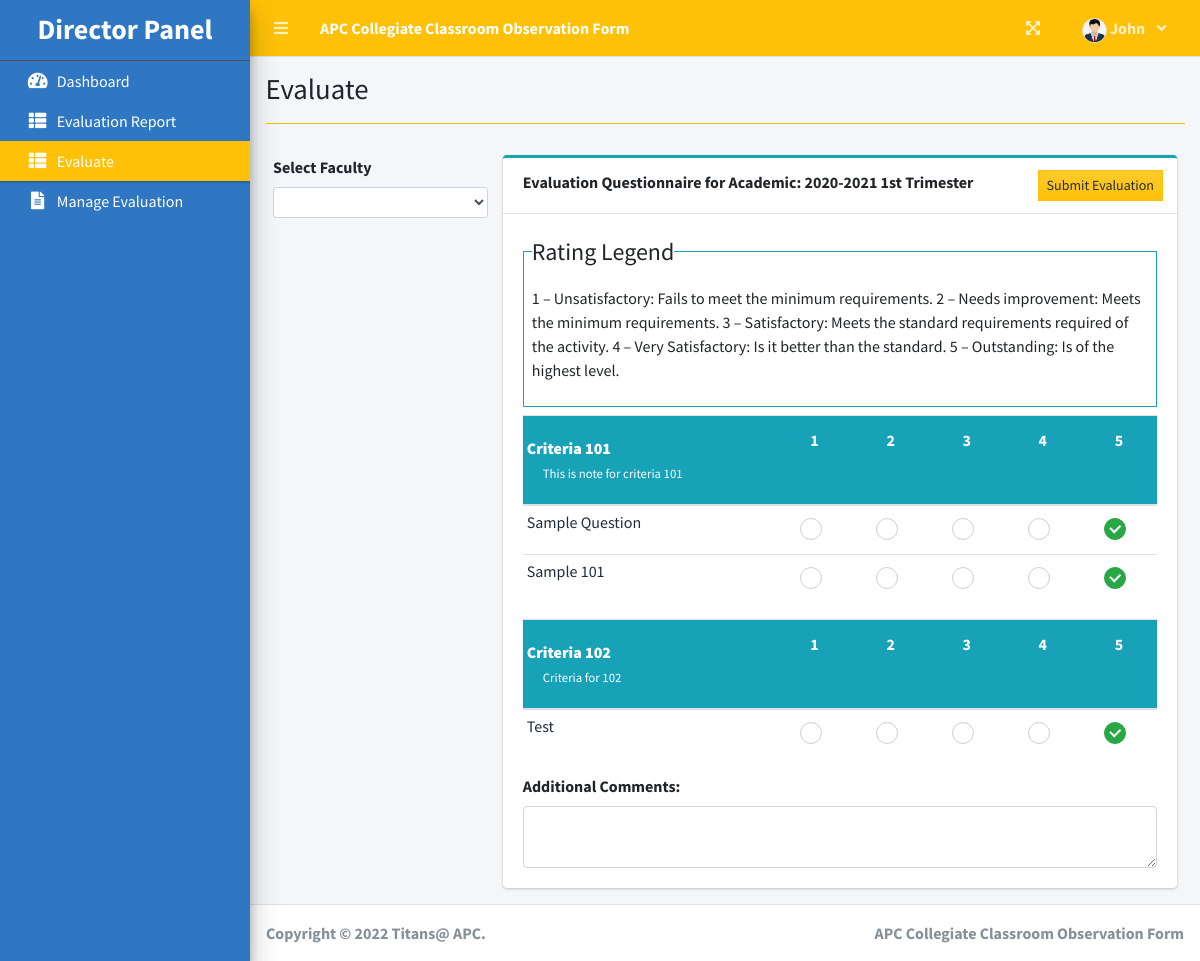
Screenshot of /index.php?page=evaluate (signed in) with the database file from the repository.
### tables this page shows
CREATE TABLE `criteria_list` (
  `id` int(30) NOT NULL,
  `criteria` text NOT NULL,
  `criteria_notes` text DEFAULT NULL,
  `order_by` int(30) NOT NULL
);

CREATE TABLE `question_list` (
  `id` int(30) NOT NULL,
  `academic_id` int(30) NOT NULL,
  `question` text NOT NULL,
  `order_by` int(30) NOT NULL,
  `criteria_id` int(30) NOT NULL
);

### director/evaluate.php (the view, shortened to what this page needs)
<?php
function ordinal_suffix($num){
    $num = $num % 100;
    if($num < 11 || $num > 13){
         switch($num % 10){
            case 1: return $num.'st';
        }
    }
    return $num.'th';
}
$faculty_id='';
$done_faculty=array();
?>
<div class="col-lg-12">
	<div class="row">
		<div class="col-md-3">
			<label for="faculty">Select Faculty</label>
			<div class="list-group">
			<select name="faculty_id" id="faculty_id" class="form-control form-control-sm select2">
				<option value=""></option>
				<?php
				$faculty = $conn->query("SELECT *,concat(firstname,' ',lastname) as name FROM faculty_list order by concat(firstname,' ',lastname) asc");
				while($row=$faculty->fetch_assoc()):
					if(!in_array($row['id'], $done_faculty)){
				?>
				<option value="<?php echo $row['id'] ?>" <?php echo isset($faculty_id) && $faculty_id == $row['id'] ? "selected" : "" ?>><?php echo ucwords($row['name']) ?></option>
				<?php
					}
				 endwhile; ?>
			</select>
			</div>
		</div>
		<div class="col-md-9">
			<div class="card card-outline card-info">
				<div class="card-header">
					<b>Evaluation Questionnaire for Academic: <?php echo $_SESSION['academic']['year'].' '.(ordinal_suffix($_SESSION['academic']['semester'])) ?> Trimester</b>
					<div class="card-tools">
						<button class="btn btn-sm btn-flat btn-warning bg-gradient-warning mx-1" form="manage-evaluation">Submit Evaluation</button>
					</div>
				</div>
				<div class="card-body">
					<fieldset class="border border-info p-2 w-100">
					   <legend  class="w-auto">Rating Legend</legend>
					   <p> 1 – Unsatisfactory: Fails to meet the minimum requirements. 2 – Needs improvement: Meets the minimum requirements.
3 – Satisfactory: Meets the standard requirements required of the activity. 4 – Very Satisfactory: Is it better than the standard.
5 – Outstanding: Is of the highest level. </p>
					</fieldset>
					<form id="manage-evaluation">
					<?php
						$criteria = $conn->query("SELECT * FROM criteria_list where id in (SELECT criteria_id FROM question_list where academic_id = {$_SESSION['academic']['id']} ) order by abs(order_by) asc ");
						while($crow = $criteria->fetch_assoc()):
					?>
					<table class="table table-condensed">
						<thead>
							<tr class="bg-gradient-secondary">
								<th class=" p-1"><b><?php echo $crow['criteria'] ?></b><p> &nbsp; &nbsp; &nbsp;<small><?php echo $crow['criteria_notes'] ?></small></p></th>
								<th class="text-center">1<p>&nbsp;</p></th>
								<th class="text-center">2<p>&nbsp;</p></th>
								<th class="text-center">3<p>&nbsp;</p></th>
								<th class="text-center">4<p>&nbsp;</p></th>
								<th class="text-center">5<p>&nbsp;</p></th>
							</tr>
						</thead>
						<tbody class="tr-sortable">
							<?php
							$questions = $conn->query("SELECT * FROM question_list where criteria_id = {$crow['id']} and academic_id = {$_SESSION['academic']['id']} order by abs(order_by) asc ");
							while($row=$questions->fetch_assoc()):
							?>
							<tr class="bg-white">
								<td class="p-1" width="40%">
									<?php echo $row['question'] ?>
								</td>
								<?php for($c=1;$c<=5;$c++): ?>
								<td class="text-center">
									<div class="icheck-success d-inline">
				                        <label for="qradio<?php echo $row['id'].'_'.$c ?>">
				                        </label>
			                      </div>
								</td>
								<?php endfor; ?>
							</tr>
							<?php endwhile; ?>
						</tbody>
					</table>
					<?php endwhile; ?>
					<div>
					<label>Additional Comments:</label><br>
					<textarea class="form-control" name="comments"></textarea>
					</div>
					</form>
				</div>
			</div>
		</div>
	</div>
</div>

### rows the page displays
criteria_list: criteria "Criteria 101", criteria_notes "This is note for criteria 101"
question_list: question "Sample Question"
question_list: question "Sample 101"
criteria_list: criteria "Criteria 102", criteria_notes "Criteria for 102"
question_list: question "Test"

### other values shown
$_SESSION['system']['name'] "APC Collegiate Classroom Observation Form"
$_SESSION['login_firstname'] "John"
$title "Evaluate"
$_SESSION['academic']['year'] "2020-2021"
ordinal_suffix($_SESSION['academic']['semester']) "1st"
